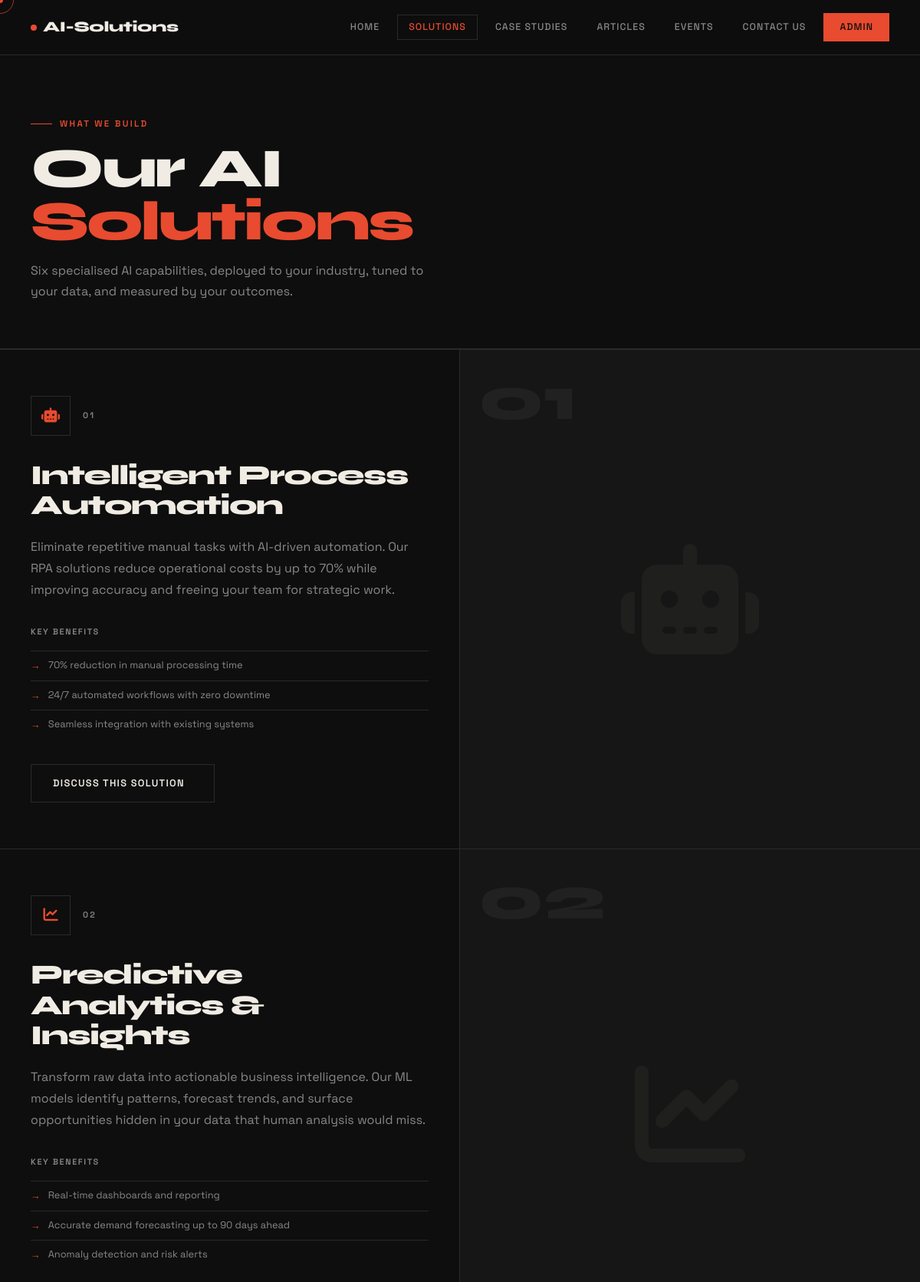
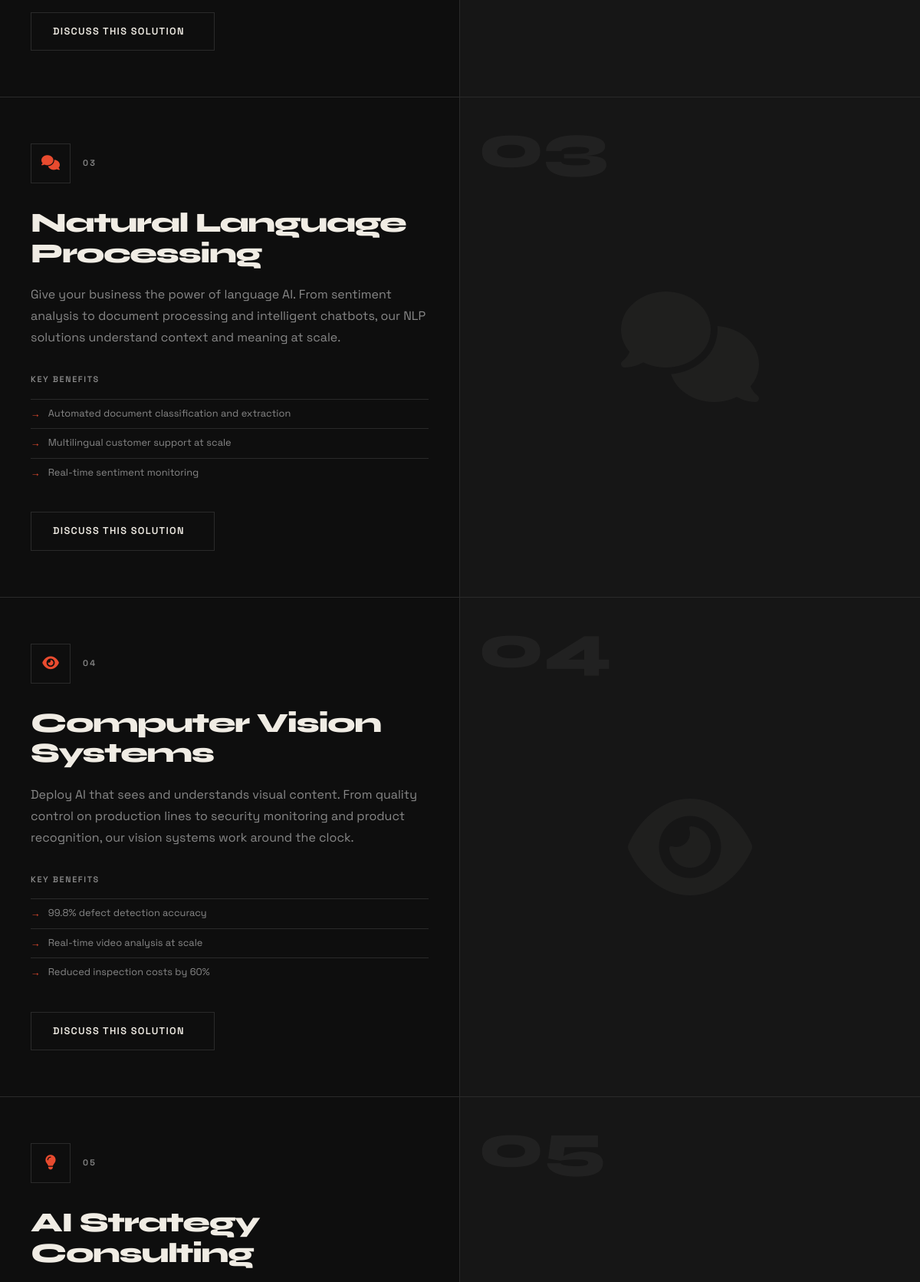
The app's page /solutions (upper part) with its own data (2 pictures, top to bottom).
### models.py (models this page shows)
class SiteSettings(db.Model):
    __tablename__ = 'site_settings'
    id = db.Column(db.Integer, primary_key=True)
    company_logo = db.Column(db.String(300), nullable=True)
    company_name = db.Column(db.String(200), default='AI-Solutions')
    tagline = db.Column(db.String(500))
    address = db.Column(db.String(300))
    email = db.Column(db.String(120))
    phone = db.Column(db.String(50))
    linkedin_url = db.Column(db.String(300), nullable=True)
    twitter_url = db.Column(db.String(300), nullable=True)
    facebook_url = db.Column(db.String(300), nullable=True)
    instagram_url = db.Column(db.String(300), nullable=True)
    github_url = db.Column(db.String(300), nullable=True)

class Solution(db.Model):
    __tablename__ = 'solution'
    id = db.Column(db.Integer, primary_key=True)
    title = db.Column(db.String(200), nullable=False)
    description = db.Column(db.Text)
    icon_class = db.Column(db.String(100), default='fas fa-robot')
    image = db.Column(db.String(300), nullable=True)
    benefit_1 = db.Column(db.String(200))
    benefit_2 = db.Column(db.String(200))
    benefit_3 = db.Column(db.String(200))
    anchor_id = db.Column(db.String(100))
    order_index = db.Column(db.Integer, default=0)
    is_published = db.Column(db.Boolean, default=True)

### app.py (the view)
@app.route('/solutions')
def solutions():
    sols = Solution.query.filter_by(is_published=True).order_by(Solution.order_index).all()
    return render_template('solutions.html', solutions=sols)

### app.py (called while the page is built)
@app.context_processor
def inject_settings():
    settings = db.session.get(SiteSettings, 1)
    if not settings:
        settings = SiteSettings(id=1, company_name='AI-Solutions')
    return dict(settings=settings)

### templates/solutions.html (shortened to what this page needs)
{% extends "base.html" %}
{% block content %}
<div class="page-hero">
  <div class="page-label">What We Build</div>
  <h1>Our AI<br><span style="color:var(--acc)">Solutions</span></h1>
  <p>Six specialised AI capabilities, deployed to your industry, tuned to your data, and measured by your outcomes.</p>
</div>
{% if solutions %}
<div style="max-width:1280px; margin:0 auto;">
  {% for sol in solutions %}
  <section id="{{ sol.anchor_id or 'sol-' ~ loop.index }}" style="display:grid; grid-template-columns:1fr 1fr; border-bottom:1px solid var(--bdr); min-height:480px;">
    <div style="padding:60px 40px; border-right:1px solid var(--bdr);">
      <div style="display:flex; align-items:center; gap:16px; margin-bottom:32px;">
        <div class="solution-icon" style="margin:0; width:52px; height:52px; font-size:1.2rem;">
          <i class="{{ sol.icon_class or 'fas fa-robot' }}"></i>
        </div>
        <span style="font-size:0.68rem; font-weight:600; letter-spacing:0.2em; text-transform:uppercase; color:var(--muted);">0{{ loop.index }}</span>
      </div>
      <h2 style="font-family:var(--font-display); font-size:clamp(1.8rem,3vw,2.5rem); font-weight:800; letter-spacing:-0.04em; line-height:1.1; margin-bottom:20px; color:var(--fg);">
        {{ sol.title }}
      </h2>
      <p style="font-size:1rem; color:var(--muted); line-height:1.75; margin-bottom:32px;">{{ sol.description }}</p>
      {% if sol.benefit_1 or sol.benefit_2 or sol.benefit_3 %}
      <div style="margin-top:auto;">
        <div style="font-size:0.68rem; font-weight:600; letter-spacing:0.15em; text-transform:uppercase; color:var(--muted); margin-bottom:16px;">Key Benefits</div>
        {% if sol.benefit_1 %}<div class="benefit-item">{{ sol.benefit_1 }}</div>{% endif %}
        {% if sol.benefit_2 %}<div class="benefit-item">{{ sol.benefit_2 }}</div>{% endif %}
        {% if sol.benefit_3 %}<div class="benefit-item">{{ sol.benefit_3 }}</div>{% endif %}
      </div>
      {% endif %}
      <a href="{{ url_for('contact') }}" class="btn btn-outline" style="margin-top:32px; display:inline-flex;">
        <span>Discuss This Solution</span>
      </a>
    </div>
    <div style="position:relative; overflow:hidden; background:var(--sur); display:flex; align-items:center; justify-content:center; min-height:400px;">
      <div style="position:absolute; inset:0; display:flex; align-items:center; justify-content:center; pointer-events:none;">
        <i class="{{ sol.icon_class or 'fas fa-robot' }}" style="font-size:clamp(6rem,12vw,10rem); color:var(--fg); opacity:0.04;"></i>
      </div>
      <div style="position:absolute; top:24px; left:24px; font-family:var(--font-display); font-size:5rem; font-weight:800; color:var(--fg); opacity:0.05; line-height:1;">0{{ loop.index }}</div>
    </div>
  </section>
  {% endfor %}
</div>
{% else %}
<div style="max-width:1280px; margin:0 auto; padding:100px 40px; text-align:center; color:var(--muted);">
  <i class="fas fa-robot" style="font-size:3rem; opacity:0.2; display:block; margin-bottom:16px;"></i>
  <p>Solutions coming soon.</p>
</div>
{% endif %}
{% endblock %}

### templates/base.html (shortened to what this page needs)
<!DOCTYPE html>
<html lang="en">
<head>
  <link rel="stylesheet" href="https://cdnjs.cloudflare.com/ajax/libs/font-awesome/6.5.0/css/all.min.css">
  <link rel="stylesheet" href="{{ url_for('static', filename='css/style.css') }}">
</head>
<body>
<nav class="navbar">
  <a href="{{ url_for('index') }}" class="nav-logo">
    {% if settings and settings.company_logo %}
      <img src="{{ url_for('static', filename=settings.company_logo) }}" alt="{{ settings.company_name }}">
    {% else %}
      <span class="logo-dot"></span>
      <span>{{ settings.company_name if settings else 'AI-Solutions' }}</span>
    {% endif %}
  </a>
  <div class="nav-links" id="nav-links">
    <a href="{{ url_for('index') }}" class="{{ 'active' if request.endpoint == 'index' }}">Home</a>
    <a href="{{ url_for('solutions') }}" class="{{ 'active' if request.endpoint == 'solutions' }}">Solutions</a>
    <a href="{{ url_for('case_studies') }}" class="{{ 'active' if request.endpoint == 'case_studies' }}">Case Studies</a>
    <a href="{{ url_for('articles') }}" class="{{ 'active' if request.endpoint in ['articles','article_detail'] }}">Articles</a>
    <a href="{{ url_for('events') }}" class="{{ 'active' if request.endpoint == 'events' }}">Events</a>
    <a href="{{ url_for('contact') }}" class="{{ 'active' if request.endpoint == 'contact' }}">Contact Us</a>
    <a href="{{ url_for('admin_login') }}" class="nav-cta">Admin</a>
  </div>
</nav>
<div class="page-wrapper">
  {% block content %}{% endblock %}
</div>
</body>
</html>

### static/css/style.css (style rules this page uses)
:root { --bg: #0e0e0e; --fg: #f0ece4; --acc: #E84B2F; --grn: #4ade80; --sur: #161616; --sur2: #1e1e1e; --bdr: #2a2a2a; --muted: #888; --font-display: 'Syne', sans-serif; --font-body: 'Space Grotesk', sans-serif; --radius: 0px; --transition: 0.3s cubic-bezier(0.16, 1, 0.3, 1); }
*, *::before, *::after { box-sizing: border-box; margin: 0; padding: 0; }
html { scroll-behavior: smooth; font-size: 16px; }
body { background: var(--bg); color: var(--fg); font-family: var(--font-body); font-weight: 400; line-height: 1.6; cursor: none; overflow-x: hidden; }
a { color: inherit; text-decoration: none; }
.navbar { position: fixed; top: 0; left: 0; right: 0; z-index: 100; padding: 0 40px; height: 72px; display: flex; align-items: center; justify-content: space-between; border-bottom: 1px solid var(--bdr); background: rgba(14,14,14,0.92); backdrop-filter: blur(12px); }
.nav-logo { font-family: var(--font-display); font-size: 1.2rem; font-weight: 800; letter-spacing: -0.02em; display: flex; align-items: center; gap: 8px; }
.nav-logo .logo-dot { width: 8px; height: 8px; background: var(--acc); border-radius: 50%; display: inline-block; }
.nav-links { display: flex; align-items: center; gap: 8px; }
.nav-links a { font-size: 0.78rem; font-weight: 500; letter-spacing: 0.08em; text-transform: uppercase; color: var(--muted); padding: 6px 14px; border: 1px solid transparent; transition: color var(--transition), border-color var(--transition); }
.nav-links a:hover, .nav-links a.active { color: var(--fg); border-color: var(--bdr); }
.nav-links a.active { color: var(--acc); }
.nav-cta { font-size: 0.78rem; font-weight: 600; letter-spacing: 0.08em; text-transform: uppercase; color: var(--bg) !important; background: var(--acc); padding: 8px 20px !important; border: 1px solid var(--acc) !important; transition: background var(--transition), color var(--transition) !important; }
.page-wrapper { padding-top: 72px; }
.btn { display: inline-flex; align-items: center; gap: 10px; font-family: var(--font-body); font-size: 0.8rem; font-weight: 600; letter-spacing: 0.1em; text-transform: uppercase; padding: 14px 28px; border: 1px solid; transition: var(--transition); position: relative; overflow: hidden; }
.btn::before { content: ''; position: absolute; inset: 0; transform: translateX(-101%); transition: transform 0.4s cubic-bezier(0.16, 1, 0.3, 1); }
.btn span, .btn i { position: relative; z-index: 1; }
.btn-outline { background: transparent; color: var(--fg); border-color: var(--bdr); }
.btn-outline::before { background: var(--sur2); }
.solution-icon { width: 48px; height: 48px; display: flex; align-items: center; justify-content: center; border: 1px solid var(--bdr); color: var(--acc); font-size: 1.1rem; margin-bottom: 24px; transition: background var(--transition), border-color var(--transition); }
.benefit-item { display: flex; align-items: flex-start; gap: 10px; font-size: 0.8rem; color: var(--muted); padding: 8px 0; border-top: 1px solid var(--bdr); }
.benefit-item::before { content: '→'; color: var(--acc); flex-shrink: 0; margin-top: 1px; }
.page-hero { padding: 80px 40px 60px; border-bottom: 1px solid var(--bdr); max-width: 1280px; margin: 0 auto; }
.page-hero .page-label { font-size: 0.72rem; font-weight: 600; letter-spacing: 0.2em; text-transform: uppercase; color: var(--acc); display: flex; align-items: center; gap: 10px; margin-bottom: 16px; }
.page-hero .page-label::before { content: ''; width: 28px; height: 1px; background: var(--acc); }
.page-hero h1 { font-family: var(--font-display); font-size: clamp(2.5rem, 6vw, 5rem); font-weight: 800; letter-spacing: -0.04em; line-height: 0.95; color: var(--fg); }
.page-hero p { font-size: 1rem; color: var(--muted); max-width: 540px; margin-top: 16px; line-height: 1.7; }

### records on screen
SiteSettings: company_name "AI-Solutions"
Solution: title "Intelligent Process Automation", description "Eliminate repetitive manual tasks with AI-driven automation. Our RPA solutions reduce operational costs by up to 70% while improving accuracy and freeing your team for strategic work.", benefit_1 "70% reduction in manual processing time", benefit_2 "24/7 automated workflows with zero downtime", benefit_3 "Seamless integration with existing systems"
Solution: title "Predictive Analytics & Insights", description "Transform raw data into actionable business intelligence. Our ML models identify patterns, forecast trends, and surface opportunities hidden in your data that human analysis would miss.", benefit_1 "Real-time dashboards and reporting", benefit_2 "Accurate demand forecasting up to 90 days ahead", benefit_3 "Anomaly detection and risk alerts"
Solution: title "Natural Language Processing", description "Give your business the power of language AI. From sentiment analysis to document processing and intelligent chatbots, our NLP solutions understand context and meaning at scale.", benefit_1 "Automated document classification and extraction", benefit_2 "Multilingual customer support at scale", benefit_3 "Real-time sentiment monitoring"
Solution: title "Computer Vision Systems", description "Deploy AI that sees and understands visual content. From quality control on production lines to security monitoring and product recognition, our vision systems work around the clock.", benefit_1 "99.8% defect detection accuracy", benefit_2 "Real-time video analysis at scale", benefit_3 "Reduced inspection costs by 60%"
Solution: title "AI Strategy Consulting"
